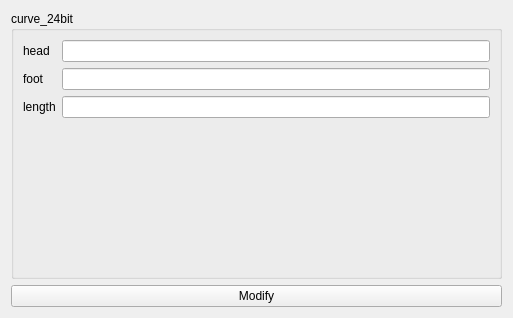
<?xml version="1.0" encoding="UTF-8"?>
<ui version="4.0">
 <class>SerialFrame</class>
 <widget class="QWidget" name="SerialFrame">
  <property name="geometry">
   <rect>
    <x>0</x>
    <y>0</y>
    <width>513</width>
    <height>318</height>
   </rect>
  </property>
  <property name="windowTitle">
   <string>Form</string>
  </property>
  <layout class="QGridLayout" name="gridLayout">
   <item row="0" column="0">
    <widget class="QGroupBox" name="groupBoxCurve24bit">
     <property name="title">
      <string>curve_24bit</string>
     </property>
     <layout class="QFormLayout" name="formLayout">
      <item row="0" column="0">
       <widget class="QLabel" name="labelHead">
        <property name="text">
         <string>head</string>
        </property>
       </widget>
      </item>
      <item row="0" column="1">
       <widget class="QLineEdit" name="lineEditHead"/>
      </item>
      <item row="1" column="0">
       <widget class="QLabel" name="labelFoot">
        <property name="text">
         <string>foot</string>
        </property>
       </widget>
      </item>
      <item row="1" column="1">
       <widget class="QLineEdit" name="lineEditFoot"/>
      </item>
      <item row="2" column="0">
       <widget class="QLabel" name="labelLength">
        <property name="text">
         <string>length</string>
        </property>
       </widget>
      </item>
      <item row="2" column="1">
       <widget class="QLineEdit" name="lineEditLength"/>
      </item>
     </layout>
    </widget>
   </item>
   <item row="1" column="0">
    <widget class="QPushButton" name="btnModify">
     <property name="text">
      <string>Modify</string>
     </property>
    </widget>
   </item>
  </layout>
 </widget>
 <resources/>
 <connections/>
</ui>
